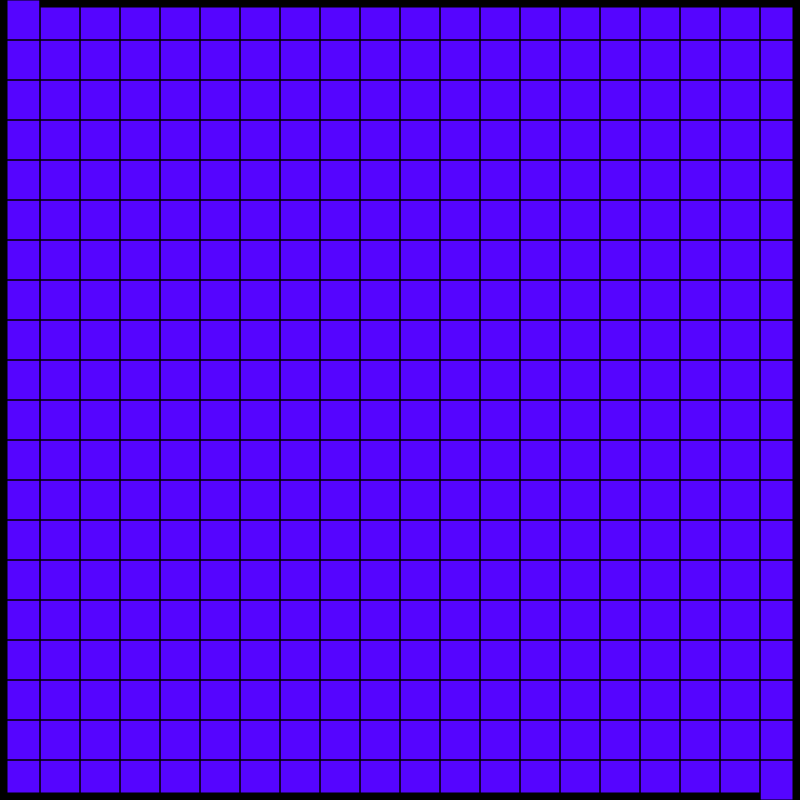
Frame 1 (no input)
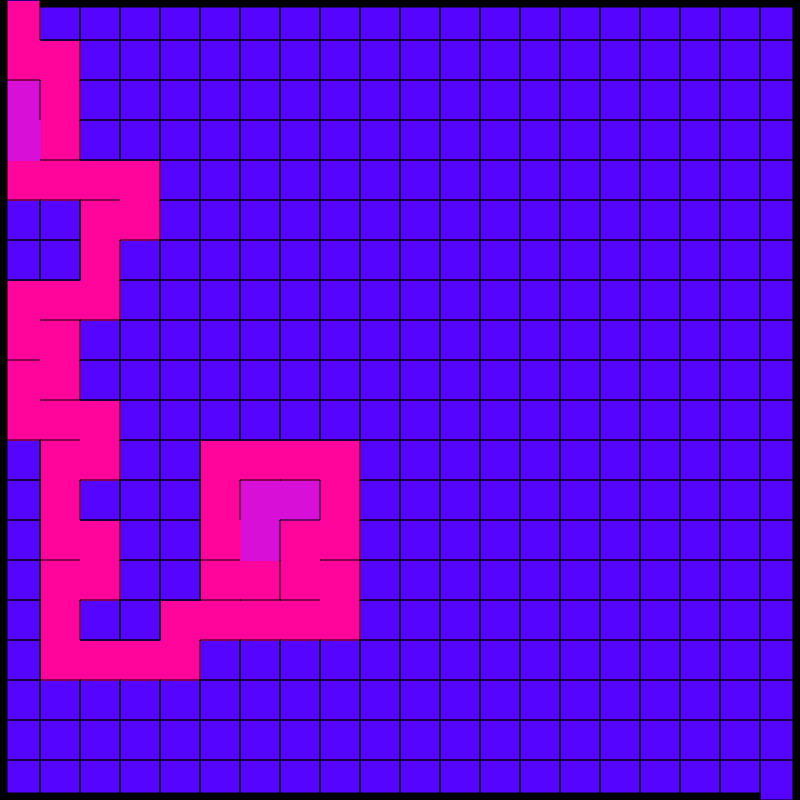
Frame 60 (no input)
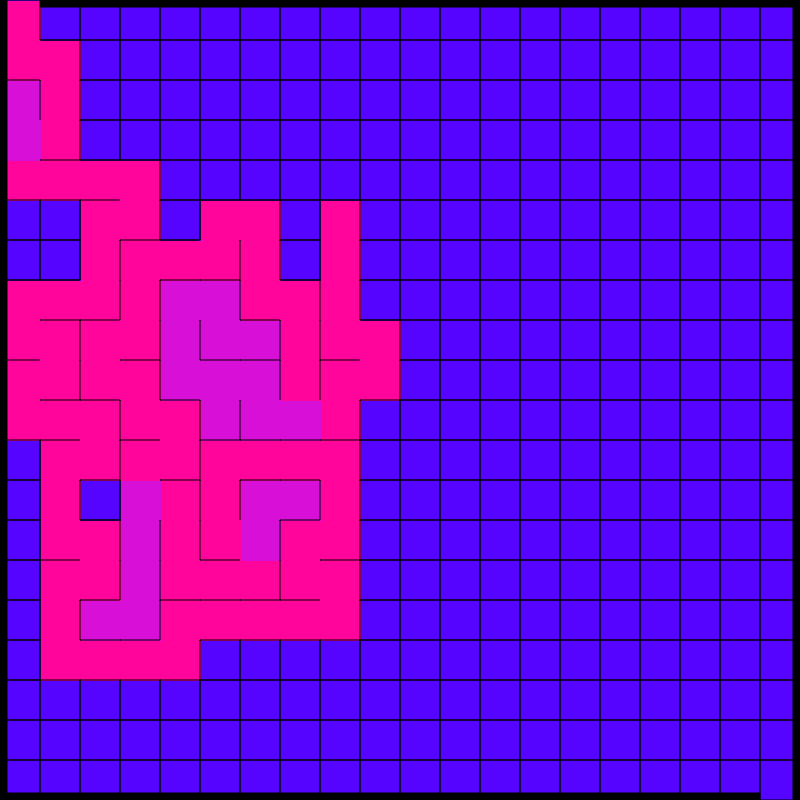
Frame 120 (the mouse pressed at the canvas centre since frame 60)

The p5.js sketch that drew these frames (run headless with seeded random() and noise() and a simulated clock; from frame 60 on, the mouse is pressed at the canvas centre):

// p5.js sketch
// ── sketch.js
var ver, hor;
var tcols, trows;
var wid = 40;
var grid = [];
var current;
var stack = [];
var x, y;

function setup() {
    var cnv = createCanvas(800, 800);
    var x = (windowWidth - width) / 2;
    var y = ((windowHeight - height) / 2);
    cnv.position(x, y);

    tcols = floor(width / wid);
    trows = floor(height / wid);

    for (j = 0; j < trows; j++) {
        for (i = 0; i < tcols; i++) {
            var cell = new Cell(i, j);
            append(grid, cell);
        }
    }

    //frameRate(10);

    current = grid[0];
}

function draw() {
    strokeCap(SQUARE);
    background(85, 5, 255);
    strokeWeight(1);

    wikiSteps();

    // make outer walls
    stroke(0);
    strokeWeight(15);
    line(wid, 0, width, 0);
    line(width, 0, width, height);
    line(width - wid, height, 0, height);
    line(0, 0, 0, height);

    if (grid[0].dead == true) {
        moveGuy();
    }
}

function moveGuy() {
    // TODO:
    // reading the pixels, set the maze as background and 
}
// ── maker.js
function makeIndex(hor, ver) {
    if (ver < 0 || ver > tcols - 1 || hor < 0 || hor > trows - 1) {
        return undefined;
    } else {
        return hor + ver * trows;
    }
}


function Cell(hor, ver) {
    this.hor = hor;
    this.ver = ver;
    this.visited = false;
    this.dead = false;
    this.walls = [true, true, true, true];

    this.highlight = function () {
        var x = hor * wid;
        var y = ver * wid;

        noStroke();
        fill(60, 200, 50);
        //rect(x + 8, y + 8, wid - 16, wid - 16);
        ellipse(x + wid / 2, y + wid / 2, 15, 15);
    }

    this.makeWalls = function () {
        var x = hor * wid;
        var y = ver * wid;


        this.checkNeighbors = function () {
            var neighbors = [];

            var top = grid[makeIndex(hor, ver - 1)];
            var right = grid[makeIndex(hor + 1, ver)];
            var bottom = grid[makeIndex(hor, ver + 1)];
            var left = grid[makeIndex(hor - 1, ver)];

            if (top && !top.visited) {
                append(neighbors, top);
            }
            if (right && !right.visited) {
                append(neighbors, right);
            }
            if (bottom && !bottom.visited) {
                append(neighbors, bottom);
            }
            if (left && !left.visited) {
                append(neighbors, left);
            }

            if (neighbors.length > 0) {
                var r = floor(random(0, neighbors.length));
                return neighbors[r];
            } else {
                return undefined;
            }
        }

        stroke(0);
        if (this.walls[0]) {
            line(x, y, x + wid, y);
        }
        if (this.walls[1]) {
            line(x + wid, y, x + wid, y + wid);
        }
        if (this.walls[2]) {
            line(x, y + wid, x + wid, y + wid);
        }
        if (this.walls[3]) {
            line(x, y, x, y + wid);
        }

        if (this.dead) {
            noStroke();
            fill(215, 15, 215);
            rect(x + 1, y + 1, wid, wid);
        } else if (this.visited) {
            noStroke();
            fill(255, 5, 155);
            rect(x + 1, y + 1, wid, wid);
        }
    }
}


function removeWalls(a, b) {
    var x = a.hor - b.hor;
    if (x === 1) {
        a.walls[3] = false;
        b.walls[1] = false;
    } else if (x === -1) {
        a.walls[1] = false;
        b.walls[3] = false;
    }


    var y = a.ver - b.ver;
    if (y === 1) {
        a.walls[0] = false;
        b.walls[2] = false;
    } else if (y === -1) {
        a.walls[2] = false;
        b.walls[0] = false;
    }
}

function wikiSteps() {
    for (i = 0; i < grid.length; i++) {
        grid[i].makeWalls();
    }

    current.visited = true;
    //current.highlight();
    // step 1 on wiki
    var next = current.checkNeighbors();
    if (next) {
        next.visited = true;

        // step 2
        stack.push(current);

        // step 3 on wiki
        removeWalls(current, next);

        // step 4 on wiki
        current = next;
    } else if (stack.length > 0) {
        dead = stack.pop();
        deadend = current;
        current = dead;
        dead.dead = true;
        deadend.dead = true;
    }
}
